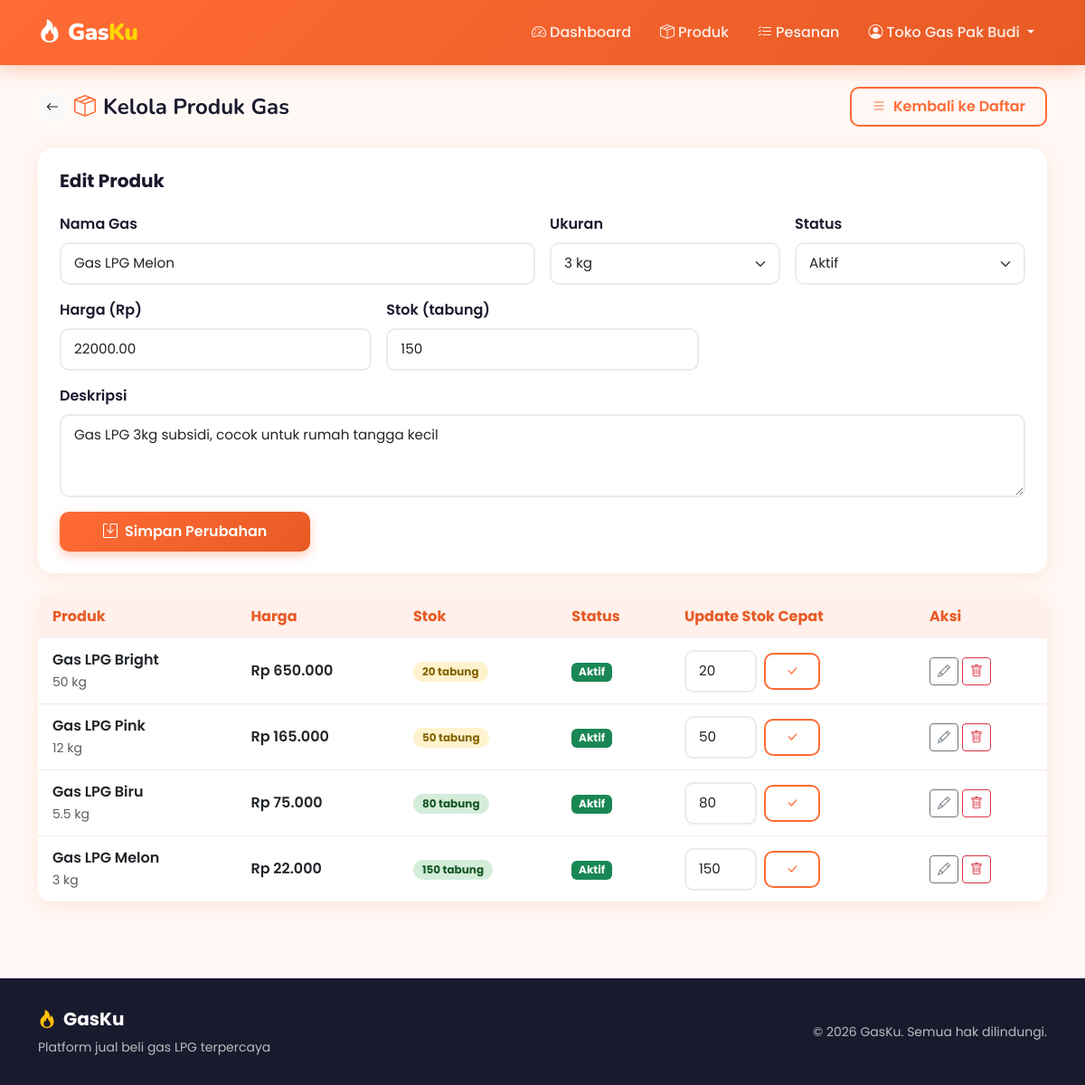
/seller/produk.php?action=edit&id=1 (signed in), run on the app's committed database.
### tables this page shows
CREATE TABLE produk (
    id INT AUTO_INCREMENT PRIMARY KEY,
    nama_gas VARCHAR(100) NOT NULL,
    ukuran VARCHAR(50) NOT NULL,        
    harga DECIMAL(10,2) NOT NULL,
    stok INT NOT NULL DEFAULT 0,
    deskripsi TEXT,
    gambar VARCHAR(255),
    seller_id INT NOT NULL,
    status ENUM('aktif', 'nonaktif') DEFAULT 'aktif',
    created_at TIMESTAMP DEFAULT CURRENT_TIMESTAMP,
    updated_at TIMESTAMP DEFAULT CURRENT_TIMESTAMP ON UPDATE CURRENT_TIMESTAMP,
    FOREIGN KEY (seller_id) REFERENCES users(id) ON DELETE CASCADE
);

### config/database.php (called while the page is built, shortened)
<?php
function formatRupiah($angka) {
    return 'Rp ' . number_format($angka, 0, ',', '.');
}
?>

### seller/produk.php (the view, shortened to what this page needs)
<?php
require_once '../config/database.php';
$sellerId = $_SESSION['user_id'];
$db = getDB();
$action = $_GET['action'] ?? 'list';
$editId = intval($_GET['id'] ?? 0);
$produkEdit = null;
if ($action === 'edit' && $editId > 0) {
    $stmt = $db->prepare("SELECT * FROM produk WHERE id=? AND seller_id=?");
    $stmt->bind_param('ii', $editId, $sellerId);
    $stmt->execute();
    $produkEdit = $stmt->get_result()->fetch_assoc();
}
$produkList = $db->query("SELECT * FROM produk WHERE seller_id=$sellerId ORDER BY status DESC, id DESC")->fetch_all(MYSQLI_ASSOC);
include '../includes/header.php';
?>
<div class="container py-4">
    <div class="d-flex flex-wrap justify-content-between align-items-center gap-3 mb-4">
        <div class="d-flex align-items-center gap-2">
            <a href="dashboard.php" class="btn btn-light btn-sm rounded-circle"><i class="bi bi-arrow-left"></i></a>
            <h4 class="fw-bold mb-0" style="font-family:'Nunito',sans-serif">
                <i class="bi bi-box-seam me-2" style="color:var(--primary)"></i>Kelola Produk Gas
            </h4>
        </div>
        <?php if ($action === 'list'): ?>
            <a href="produk.php?action=tambah" class="btn btn-primary-gashu">
                <i class="bi bi-plus-circle me-2"></i>Tambah Produk
            </a>
        <?php else: ?>
            <a href="produk.php" class="btn btn-outline-gashu">
                <i class="bi bi-list me-2"></i>Kembali ke Daftar
            </a>
        <?php endif; ?>
    </div>
    <?php if ($action === 'tambah' || $action === 'edit'): ?>
        <div class="card-gashu p-4 mb-4">
            <h5 class="fw-bold mb-4"><?= $action === 'tambah' ? 'Tambah Produk Baru' : 'Edit Produk' ?></h5>
            <form method="POST">
                <div class="row g-3">
                    <div class="col-md-6">
                        <label class="form-label fw-semibold">Nama Gas</label>
                        <input type="text" name="nama_gas" class="form-control"
                               placeholder="e.g. Gas LPG Melon"
                               value="<?= htmlspecialchars($produkEdit['nama_gas'] ?? '') ?>" required>
                    </div>
                    <div class="col-md-3">
                        <label class="form-label fw-semibold">Ukuran</label>
                        <select name="ukuran" class="form-select">
                            <?php foreach (['3 kg', '5.5 kg', '12 kg', '50 kg'] as $uk): ?>
                                <option value="<?= $uk ?>" <?= ($produkEdit['ukuran'] ?? '') === $uk ? 'selected' : '' ?>>
                                    <?= $uk ?>
                                </option>
                            <?php endforeach; ?>
                        </select>
                    </div>
                    <div class="col-md-3">
                        <label class="form-label fw-semibold">Status</label>
                        <select name="status" class="form-select">
                            <option value="aktif" <?= ($produkEdit['status'] ?? 'aktif') === 'aktif' ? 'selected' : '' ?>>Aktif</option>
                        </select>
                    </div>
                    <div class="col-md-4">
                        <label class="form-label fw-semibold">Harga (Rp)</label>
                        <input type="number" name="harga" class="form-control"
                               placeholder="22000" min="1000" step="500"
                               value="<?= $produkEdit['harga'] ?? '' ?>" required>
                    </div>
                    <div class="col-md-4">
                        <label class="form-label fw-semibold">Stok (tabung)</label>
                        <input type="number" name="stok" class="form-control"
                               placeholder="0" min="0"
                               value="<?= $produkEdit['stok'] ?? 0 ?>">
                    </div>
                    <div class="col-12">
                        <label class="form-label fw-semibold">Deskripsi</label>
                        <textarea name="deskripsi" class="form-control" rows="3"
                                  placeholder="Deskripsi produk gas..."><?= htmlspecialchars($produkEdit['deskripsi'] ?? '') ?></textarea>
                    </div>
                    <div class="col-12">
                        <button type="submit" class="btn btn-primary-gashu px-5">
                            <i class="bi bi-save me-2"></i><?= $action === 'tambah' ? 'Tambahkan Produk' : 'Simpan Perubahan' ?>
                        </button>
                    </div>
                </div>
            </form>
        </div>
    <?php endif; ?>
    <div class="card-gashu overflow-hidden">
        <div class="table-responsive">
            <table class="table table-gashu mb-0">
                <thead>
                    <tr>
                        <th>Produk</th>
                        <th>Harga</th>
                        <th>Stok</th>
                        <th>Status</th>
                        <th>Update Stok Cepat</th>
                        <th>Aksi</th>
                    </tr>
                </thead>
                <tbody>
                    <?php foreach ($produkList as $pr): ?>
                        <tr>
                            <td>
                                <div class="fw-semibold"><?= htmlspecialchars($pr['nama_gas']) ?></div>
                                <small class="text-muted"><?= htmlspecialchars($pr['ukuran']) ?></small>
                            </td>
                            <td class="fw-semibold"><?= formatRupiah($pr['harga']) ?></td>
                            <td>
                                <span class="badge badge-stock <?= $pr['stok'] > 50 ? 'high' : ($pr['stok'] > 10 ? 'medium' : 'low') ?>">
                                    <?= $pr['stok'] ?> tabung
                                </span>
                            </td>
                            <td>
                                <span class="badge <?= $pr['status'] === 'aktif' ? 'bg-success' : 'bg-secondary' ?>">
                                    <?= ucfirst($pr['status']) ?>
                                </span>
                            </td>
                            <td>
                                <form method="POST" class="d-flex gap-2 align-items-center">
                                    <input type="number" name="stok_baru" class="form-control form-control-sm" style="width:80px"
                                           value="<?= $pr['stok'] ?>" min="0">
                                    <button type="submit" class="btn btn-sm btn-outline-gashu">
                                        <i class="bi bi-check-lg"></i>
                                    </button>
                                </form>
                            </td>
                            <td>
                                <div class="d-flex gap-1">
                                    <a href="produk.php?action=edit&id=<?= $pr['id'] ?>" class="btn btn-sm btn-outline-secondary">
                                        <i class="bi bi-pencil"></i>
                                    </a>
                                    <a href="produk.php?hapus=<?= $pr['id'] ?>"
                                       class="btn btn-sm btn-outline-danger"
                                       onclick="return confirm('Hapus produk ini?')">
                                        <i class="bi bi-trash"></i>
                                    </a>
                                </div>
                            </td>
                        </tr>
                    <?php endforeach; ?>
                </tbody>
            </table>
        </div>
    </div>
</div>
<?php include '../includes/footer.php'; ?>

### includes/header.php (style rules this page uses)
:root { --primary: #FF6B35; --primary-dark: #E85A24; --secondary: #1A1A2E; --accent: #FFD700; --success: #27AE60; --light-bg: #FFF8F5; --card-shadow: 0 4px 20px rgba(255, 107, 53, 0.12); --radius: 16px; }
* { box-sizing: border-box; }
body { font-family: 'Poppins', sans-serif; background-color: var(--light-bg); color: var(--secondary); min-height: 100vh; }
.card-gashu { border: none; border-radius: var(--radius); box-shadow: var(--card-shadow); transition: transform 0.25s, box-shadow 0.25s; overflow: hidden; background: #fff; }
.btn-primary-gashu { background: linear-gradient(135deg, var(--primary) 0%, var(--primary-dark) 100%); border: none; color: #fff; font-weight: 600; border-radius: 10px; padding: 10px 24px; transition: all 0.2s; box-shadow: 0 4px 12px rgba(255, 107, 53, 0.35); }
.btn-outline-gashu { border: 2px solid var(--primary); color: var(--primary); font-weight: 600; border-radius: 10px; padding: 8px 22px; background: transparent; transition: all 0.2s; }
.badge-stock { font-size: 0.75rem; padding: 5px 10px; border-radius: 20px; }
.badge-stock.high { background: #d4edda; color: #155724; }
.badge-stock.medium { background: #fff3cd; color: #856404; }
.form-control, .form-select { border-radius: 10px; border: 2px solid #e9ecef; padding: 10px 14px; font-size: 0.95rem; transition: border-color 0.2s, box-shadow 0.2s; }
.table-gashu th { background: #FFF0EB; color: var(--primary-dark); font-weight: 700; border: none; padding: 12px 16px; }
.table-gashu td { padding: 12px 16px; vertical-align: middle; border-color: #f5e8e4; }

### data on the page
produk: nama_gas "Gas LPG Melon", ukuran "3 kg", status "Aktif", harga "22000.00", stok "150", deskripsi "Gas LPG 3kg subsidi, cocok untuk rumah tangga kecil", harga "Rp 22.000", stok_baru "150"
produk: nama_gas "Gas LPG Bright", ukuran "50 kg", harga "Rp 650.000", stok "20", status "Aktif", stok_baru "20"
produk: nama_gas "Gas LPG Pink", ukuran "12 kg", harga "Rp 165.000", stok "50", status "Aktif", stok_baru "50"
produk: nama_gas "Gas LPG Biru", ukuran "5.5 kg", harga "Rp 75.000", stok "80", status "Aktif", stok_baru "80"

### other printed values
$_SESSION['nama'] "Toko Gas Pak Budi"
